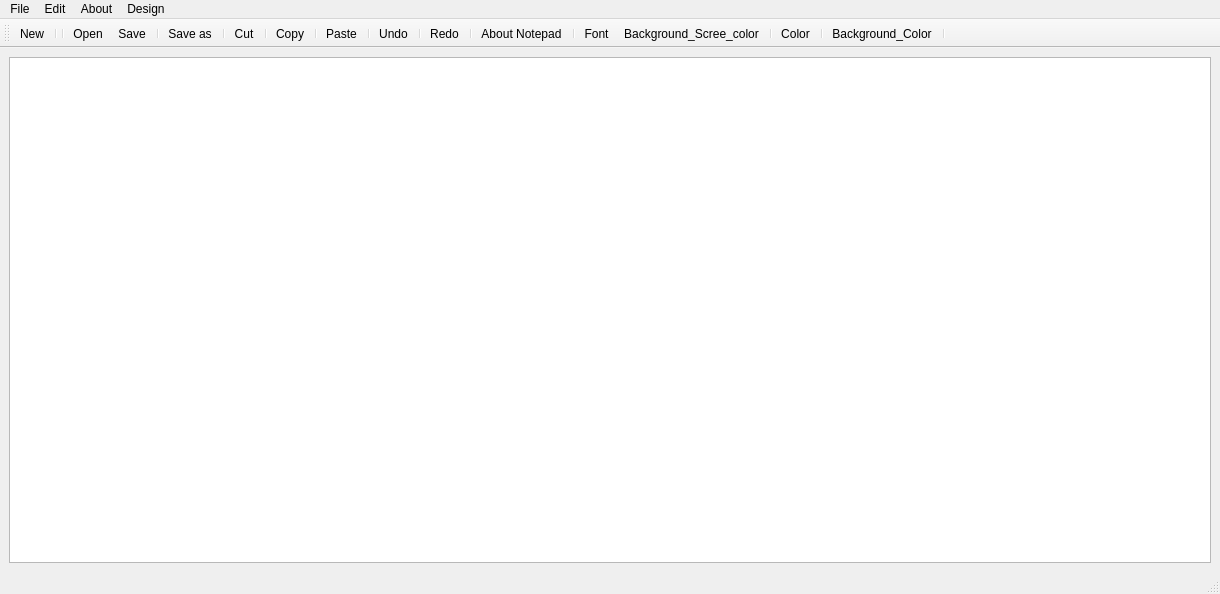
<?xml version="1.0" encoding="UTF-8"?>
<ui version="4.0">
 <class>MainWindow</class>
 <widget class="QMainWindow" name="MainWindow">
  <property name="geometry">
   <rect>
    <x>0</x>
    <y>0</y>
    <width>1220</width>
    <height>594</height>
   </rect>
  </property>
  <property name="windowTitle">
   <string>MainWindow</string>
  </property>
  <widget class="QWidget" name="centralwidget">
   <layout class="QHBoxLayout" name="horizontalLayout">
    <item>
     <widget class="QTextEdit" name="textEdit"/>
    </item>
   </layout>
  </widget>
  <widget class="QMenuBar" name="menubar">
   <property name="geometry">
    <rect>
     <x>0</x>
     <y>0</y>
     <width>1220</width>
     <height>26</height>
    </rect>
   </property>
   <widget class="QMenu" name="menuFile">
    <property name="title">
     <string>File</string>
    </property>
    <addaction name="actionNew"/>
    <addaction name="actionOpen"/>
    <addaction name="separator"/>
    <addaction name="actionSave"/>
    <addaction name="actionSave_as"/>
    <addaction name="separator"/>
   </widget>
   <widget class="QMenu" name="menuEdit">
    <property name="title">
     <string>Edit</string>
    </property>
    <addaction name="actionCut"/>
    <addaction name="actionCopy"/>
    <addaction name="actionPaste"/>
    <addaction name="separator"/>
    <addaction name="actionUndo"/>
    <addaction name="actionRedo"/>
    <addaction name="separator"/>
    <addaction name="actionFont"/>
   </widget>
   <widget class="QMenu" name="menuAbout">
    <property name="title">
     <string>About</string>
    </property>
    <addaction name="actionAbout_Notepad"/>
   </widget>
   <widget class="QMenu" name="menuDesign">
    <property name="title">
     <string>Design</string>
    </property>
    <addaction name="actionColor"/>
    <addaction name="actionBackground"/>
    <addaction name="actionBackground_Scree_color"/>
   </widget>
   <addaction name="menuFile"/>
   <addaction name="menuEdit"/>
   <addaction name="menuAbout"/>
   <addaction name="menuDesign"/>
  </widget>
  <widget class="QStatusBar" name="statusbar"/>
  <widget class="QToolBar" name="toolBar">
   <property name="windowTitle">
    <string>toolBar</string>
   </property>
   <attribute name="toolBarArea">
    <enum>TopToolBarArea</enum>
   </attribute>
   <attribute name="toolBarBreak">
    <bool>false</bool>
   </attribute>
   <addaction name="actionNew"/>
   <addaction name="separator"/>
   <addaction name="separator"/>
   <addaction name="actionOpen"/>
   <addaction name="actionSave"/>
   <addaction name="separator"/>
   <addaction name="actionSave_as"/>
   <addaction name="separator"/>
   <addaction name="actionCut"/>
   <addaction name="separator"/>
   <addaction name="actionCopy"/>
   <addaction name="separator"/>
   <addaction name="actionPaste"/>
   <addaction name="separator"/>
   <addaction name="actionUndo"/>
   <addaction name="separator"/>
   <addaction name="actionRedo"/>
   <addaction name="separator"/>
   <addaction name="actionAbout_Notepad"/>
   <addaction name="separator"/>
   <addaction name="actionFont"/>
   <addaction name="actionBackground_Scree_color"/>
   <addaction name="separator"/>
   <addaction name="actionColor"/>
   <addaction name="separator"/>
   <addaction name="actionBackground"/>
   <addaction name="separator"/>
  </widget>
  <action name="actionNew">
   <property name="icon">
    <iconset resource="Resource.qrc">
     <normaloff>:/rec/img/new.png</normaloff>:/rec/img/new.png</iconset>
   </property>
   <property name="text">
    <string>New</string>
   </property>
  </action>
  <action name="actionOpen">
   <property name="icon">
    <iconset resource="Resource.qrc">
     <normaloff>:/rec/img/book-icon-137.png</normaloff>:/rec/img/book-icon-137.png</iconset>
   </property>
   <property name="text">
    <string>Open</string>
   </property>
  </action>
  <action name="actionSave">
   <property name="icon">
    <iconset resource="Resource.qrc">
     <normaloff>:/rec/img/save.png</normaloff>:/rec/img/save.png</iconset>
   </property>
   <property name="text">
    <string>Save</string>
   </property>
  </action>
  <action name="actionSave_as">
   <property name="icon">
    <iconset resource="Resource.qrc">
     <normaloff>:/rec/img/save as.png</normaloff>:/rec/img/save as.png</iconset>
   </property>
   <property name="text">
    <string>Save as</string>
   </property>
  </action>
  <action name="actionCut">
   <property name="icon">
    <iconset resource="Resource.qrc">
     <normaloff>:/rec/img/cut.png</normaloff>:/rec/img/cut.png</iconset>
   </property>
   <property name="text">
    <string>Cut</string>
   </property>
  </action>
  <action name="actionCopy">
   <property name="icon">
    <iconset resource="Resource.qrc">
     <normaloff>:/rec/img/copy-icon-4777.gif</normaloff>:/rec/img/copy-icon-4777.gif</iconset>
   </property>
   <property name="text">
    <string>Copy</string>
   </property>
   <property name="toolTip">
    <string>Copy</string>
   </property>
  </action>
  <action name="actionPaste">
   <property name="icon">
    <iconset resource="Resource.qrc">
     <normaloff>:/rec/img/images.png</normaloff>:/rec/img/images.png</iconset>
   </property>
   <property name="text">
    <string>Paste</string>
   </property>
  </action>
  <action name="actionUndo">
   <property name="icon">
    <iconset resource="Resource.qrc">
     <normaloff>:/rec/img/undo.png</normaloff>:/rec/img/undo.png</iconset>
   </property>
   <property name="text">
    <string>Undo</string>
   </property>
  </action>
  <action name="actionRedo">
   <property name="icon">
    <iconset resource="Resource.qrc">
     <normaloff>:/rec/img/redo.png</normaloff>:/rec/img/redo.png</iconset>
   </property>
   <property name="text">
    <string>Redo</string>
   </property>
  </action>
  <action name="actionAbout_Notepad">
   <property name="icon">
    <iconset resource="Resource.qrc">
     <normaloff>:/rec/img/about-us-icon-34422.png</normaloff>:/rec/img/about-us-icon-34422.png</iconset>
   </property>
   <property name="text">
    <string>About Notepad</string>
   </property>
  </action>
  <action name="actionFont">
   <property name="icon">
    <iconset resource="Resource.qrc">
     <normaloff>:/rec/img/Font.png</normaloff>:/rec/img/Font.png</iconset>
   </property>
   <property name="text">
    <string>Font</string>
   </property>
  </action>
  <action name="actionColor">
   <property name="icon">
    <iconset resource="Resource.qrc">
     <normaloff>:/rec/img/Color.png</normaloff>:/rec/img/Color.png</iconset>
   </property>
   <property name="text">
    <string>Color</string>
   </property>
  </action>
  <action name="actionBackground">
   <property name="icon">
    <iconset resource="Resource.qrc">
     <normaloff>:/rec/img/Background_Color.png</normaloff>:/rec/img/Background_Color.png</iconset>
   </property>
   <property name="text">
    <string>Background_Color</string>
   </property>
  </action>
  <action name="actionBackground_Scree_color">
   <property name="icon">
    <iconset resource="Resource.qrc">
     <normaloff>:/rec/img/Background_Scree_color.png</normaloff>:/rec/img/Background_Scree_color.png</iconset>
   </property>
   <property name="text">
    <string>Background_Scree_color</string>
   </property>
  </action>
 </widget>
 <resources>
  <include location="Resource.qrc"/>
 </resources>
 <connections/>
</ui>
